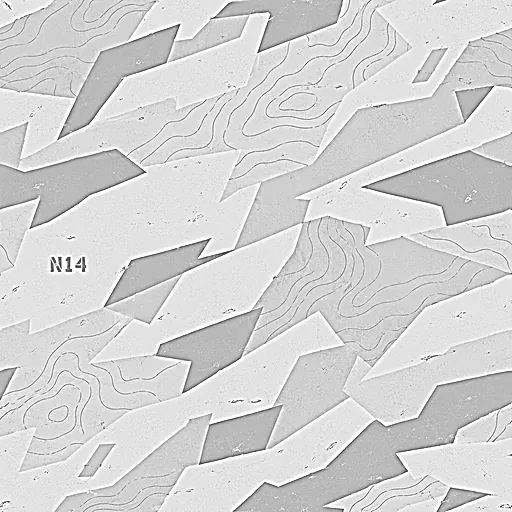
#> input picture src/modules/bomb-finishes/arctic/roughness.webp, 512 x 512 px, given in place of rusty_metal_sheet.jpg, which was not available; the run also reads 1 picture not shown here
$ python make-ui-panels.py ../src/modules/bomb-finishes/arctic ../src/modules/bomb-finishes/arctic/wrap.webp
#> lines starting #> are read from the running program, lines starting #| are printed output that depends on the picture; after the words box and inside, x2 and y2 are one past the last pixel; in counts of white or black regions, pixels touching at a corner belong together
import sys, numpy as np
from PIL import Image, ImageDraw, ImageFilter
DL, OUT = sys.argv[1], sys.argv[2]
rng = np.random.default_rng(7)
SS = 2  # supersample

def tex(name, w, h, ox=0, oy=0, scale=1.0):
#> called with name = 'rusty_metal_sheet', w = 768, h = 320, ox = 180, oy = 420, scale = 1.3
    im = Image.open(f"{DL}/{name}.jpg").convert("RGB")
#> im is the input picture: PIL image 512x512 RGB; mean R, G, B 212.4, 212.4, 212.4
    s = int(1024*scale); im = im.resize((s, s), Image.LANCZOS)
    tile = Image.new("RGB", (w+s, h+s))
#> tile: PIL image 2099x1651 RGB; every value is 0
    for x in range(0, w+s, s):
        for y in range(0, h+s, s): tile.paste(im, (x, y))
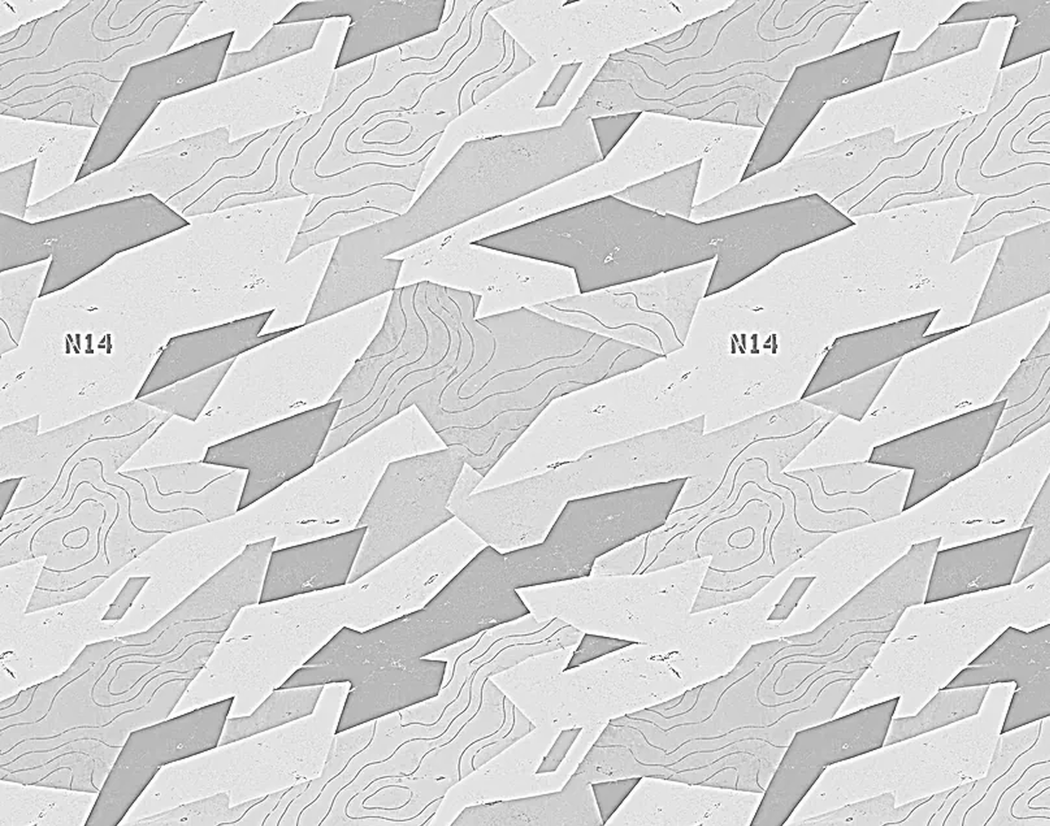
#> tile: PIL image 2099x1651 RGB (shown at 1/2 size); mean R, G, B 212.5, 212.5, 212.5
    return np.asarray(tile.crop((ox, oy, ox+w, oy+h))).astype(np.float32)/255
#> in card, `rust = np.clip((base[..., 0:1]-base[..., 2:3])*3.2, 0, 1)`: rust: shape (320, 768, 1) float32; every value is 0

def poly_mask(w, h, pts, blur=0):
#> called with w = 768, h = 320, blur = 0
    m = Image.new("L", (w, h), 0); ImageDraw.Draw(m).polygon(pts, fill=255)
#> after `m = Image.new('L', (w, h), 0)`: m: PIL image 768x320 L; every value is 0
#> after `ImageDraw.Draw(m).polygon(pts, fill=255)`:
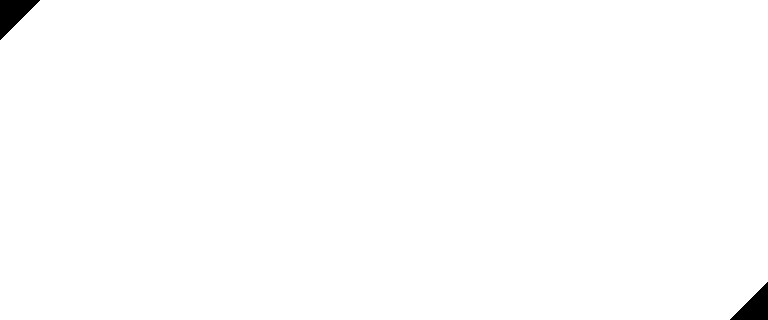
#> m: PIL image 768x320 L; 99.4% white; 2 black regions, box (x1, y1, x2, y2) and area: (0, 0, 40, 40) 820, (730, 282, 768, 320) 741
    if blur: m = m.filter(ImageFilter.GaussianBlur(blur))
    return np.asarray(m).astype(np.float32)/255
#> in poly_mask (call 2), `ImageDraw.Draw(m).polygon(pts, fill=255)`: m: PIL image 768x320 L; 84.7% white; 1 black region, box (x1, y1, x2, y2) and area: (0, 0, 768, 320) 37667
#> in card, `rgb *= (.55+.45*np.clip(wellsoft*1.6-.1, 0, 1)*well+.45*(1-well))[...,..`: rgb: shape (320, 768, 3) float64; mean of channels 0, 1, 2 0.202, 0.256, 0.229

def chamfer(w, h, c, inset=0):
    i = inset
    return [(i+c, i), (w-i, i), (w-i, h-i-c), (w-i-c, h-i), (i, h-i), (i, i+c)]

def bevel(mask, radius, strength):
    """Fake lighting from the top-left using the blurred mask as a height field."""
#> called with radius = 4.4, strength = 2.6
    hgt = np.asarray(Image.fromarray((mask*255).astype(np.uint8)).filter(ImageFilter.GaussianBlur(radius))).astype(np.float32)/255
    gy, gx = np.gradient(hgt)
    return np.clip((-(gx+gy))*strength*radius, -.16, .13)
#> in card, `rgb += (bevel(outer, 2.2*SS, 2.6)-bevel(well, 1.6*SS, 2.0))[..., None]`: rgb: shape (320, 768, 3) float64; mean of channels 0, 1, 2 0.203, 0.257, 0.23

def rivet(img, cx, cy, r):
    h, w, _ = img.shape
    y, x = np.mgrid[0:h, 0:w]
    d = np.hypot(x-cx, y-cy)/r
    inside = np.clip(1-d, 0, 1)
    shade = np.clip(1.25-d, 0, 1)*np.clip(d-.85, 0, 1)*4      # dark seat ring
    img *= (1-0.75*np.clip(shade, 0, 1))[..., None]
    lit = (-(x-cx)-(y-cy))/(r*1.6)
    dome = np.where(d < 1, .30+.34*lit*np.sqrt(np.clip(1-d*d, 0, 1))+.12*np.sqrt(np.clip(1-d*d, 0, 1)), 0)
    a = np.clip((1-d)*r*.9, 0, 1)[..., None]
    img[:] = img*(1-a)+np.stack([dome*.95, dome, dome*.97], -1)*a
    # slot
    slot = (np.abs((x-cx)-(y-cy)) < r*.16) & (d < .72)
    img[slot] *= .35

def finish(rgb, alpha, path, size):
    out = np.dstack([np.clip(rgb, 0, 1), alpha])
    im = Image.fromarray((out*255).astype(np.uint8), "RGBA").resize(size, Image.LANCZOS)
    im.save(path, quality=86, method=6)
    return im

def wear(w, h, mask, depth):
    """Chipped-paint mask hugging the outline."""
#> called with w = 768, h = 320, depth = 10
    edge = np.asarray(Image.fromarray((mask*255).astype(np.uint8)).filter(ImageFilter.GaussianBlur(depth))).astype(np.float32)/255
    near = np.clip((1-edge)*2.2, 0, 1)*mask
    n = rng.random((h//3+1, w//3+1)).astype(np.float32)
    n = np.asarray(Image.fromarray((n*255).astype(np.uint8)).resize((w, h), Image.BICUBIC).filter(ImageFilter.GaussianBlur(1.2))).astype(np.float32)/255
    return np.clip((near*1.5+n*.9-1.15)*5, 0, 1)

def scratches(w, h, count):
#> called with w = 768, h = 320, count = 26
    m = Image.new("L", (w, h), 0); d = ImageDraw.Draw(m)
    for _ in range(count):
        x, y = rng.integers(0, w), rng.integers(0, h); L = rng.integers(20, 120); a = rng.normal(.25, .5)
        d.line([(x, y), (x+L*np.cos(a), y+L*np.sin(a))], fill=int(rng.integers(40, 130)), width=1)
    return np.asarray(m.filter(ImageFilter.GaussianBlur(.6))).astype(np.float32)/255

def card(path, accent, fade=True):
    W, H, C = 384*SS, 160*SS, 20*SS
    base = tex("rusty_metal_sheet", W, H, 180, 420, 1.3)
    lum = base.mean(-1, keepdims=True)
    rust = np.clip((base[..., 0:1]-base[..., 2:3])*3.2, 0, 1)             # orange patches
    paint = np.array([.15, .19, .17])*(0.55+1.5*lum)                   # dark olive paint
    rgb = paint*(1-rust*.7)+np.array([.36, .19, .08])*lum*1.5*rust*.7
    outer = poly_mask(W, H, chamfer(W, H, C))
    # recessed inner well
    well = poly_mask(W, H, chamfer(W, H, C-6*SS, 9*SS))
    wellsoft = poly_mask(W, H, chamfer(W, H, C-6*SS, 9*SS), blur=5*SS)
    rgb *= (1-.30*well)[..., None]
    rgb *= (.55+.45*np.clip(wellsoft*1.6-.1, 0, 1)*well+.45*(1-well))[..., None]   # inner shadow
    rgb += (bevel(outer, 2.2*SS, 2.6)-bevel(well, 1.6*SS, 2.0))[..., None]
    # horizontal sheen, darker toward the right so text stays readable and the card fades
    x = np.linspace(0, 1, W)[None, :, None]; y = np.linspace(0, 1, H)[:, None, None]
    rgb *= (1.12-(.35 if fade else .08)*x)*(1.08-.22*y)
    chips = wear(W, H, outer, 5*SS)[..., None]
    rgb = rgb*(1-chips*.8)+np.array([.50, .52, .50])*(.5+lum)*chips*.8
    rgb += scratches(W, H, 26)[..., None]*.22*outer[..., None]
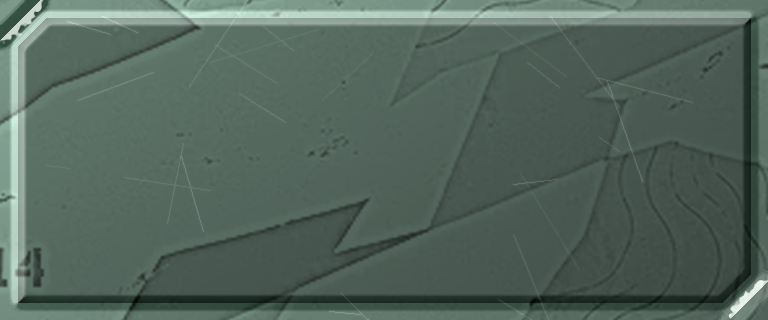
#> rgb: shape (320, 768, 3) float64; mean of channels 0, 1, 2 0.189, 0.239, 0.214; drawn with min black and max white
    # accent bar on the left edge with hazard chevrons
    yy, xx = np.mgrid[0:H, 0:W]
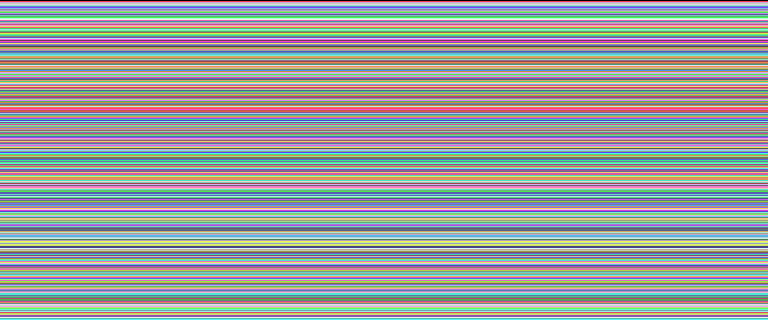
#> yy: shape (320, 768) int64; 320 distinct labels, from 0 to 319; one colour per label, 0 black
    bar = ((xx > 3*SS) & (xx < 9*SS) & (yy > C+2*SS) & (yy < H-6*SS)).astype(np.float32)
#> bar: shape (320, 768) float32; values 0 (black) and 1 (white), 1.2% white; 1 white region, box (x1, y1, x2, y2) and area: (7, 45, 18, 308) 2893
    stripe = (((xx+yy)//(7*SS)) % 2).astype(np.float32)
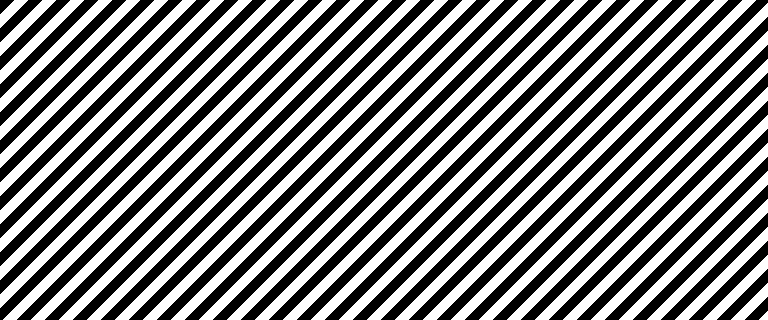
#> stripe: shape (320, 768) float32; values 0 (black) and 1 (white), 50% white; 39 white regions, largest, box (x1, y1, x2, y2) and area: (3, 0, 336, 320) 4480, (31, 0, 364, 320) 4480, (59, 0, 392, 320) 4480
    col = np.array(accent)
#> col = [0.52, 0.58, 0.56]
    barrgb = col*(.55+.45*stripe)[..., None]*(.7+.8*lum)
    b = (bar*(1-chips[..., 0]*.7))[..., None]
    rgb = rgb*(1-b)+barrgb*b
    for cx, cy in [(W-13*SS, 13*SS), (W-C-9*SS, H-9*SS-0), (16*SS, H-11*SS)]:
        rivet(rgb, cx, cy, 4.2*SS)
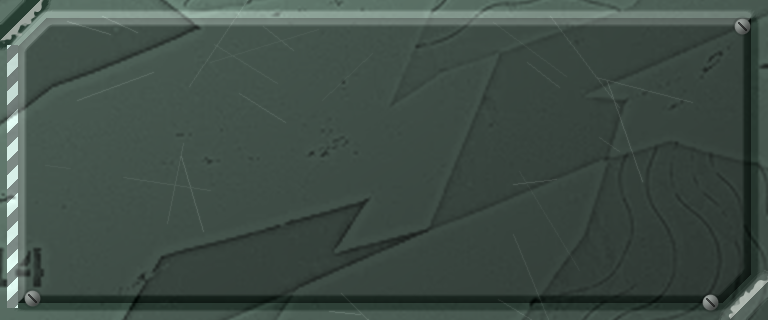
#> rgb: shape (320, 768, 3) float64; mean of channels 0, 1, 2 0.192, 0.241, 0.216; drawn with min black and max white
    alpha = outer*(.97-.5*np.clip((x[..., 0]-.72)/.28, 0, 1)**1.5)        # fades out to the right
    if not fade: alpha = outer
    return finish(rgb, alpha, path, (384, 160))
#> call 2 of wear, with w = 768, h = 320, depth = 10
#> in wear (call 2), `n = rng.random((h//3+1, w//3+1)).astype(np.float32)`:
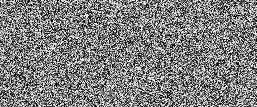
#> n: shape (107, 257) float32; min 2.16e-05, max 1, mean 0.5
#> the loop in scratches (call 2), `for _ in range(count):` made 26 passes
#> (x, y, L, a) on passes 1 to 12: (753, 114, 67, 0.662), (172, 39, 50, 0.512), (57, 125, 72, 0.842), (505, 138, 31, 0.0964), (742, 101, 39, -0.132), (192, 281, 75, -0.497), (524, 303, 45, 0.704), (543, 278, 89, 0.0221), (272, 133, 107, 0.541), (404, 200, 30, -0.0231), (304, 8, 83, -0.681), (572, 210, 95, 0.711)
#> the loop in card (call 2), `for cx, cy in [(W-13*SS, 13*SS), (W-C-9*SS, H-9*SS-0), (16*SS, H-11*SS..` made 3 passes
#> (cx, cy) on passes 1 to 3: (742, 26), (710, 302), (32, 298)

def radar(path):
    S = 512*SS; C = 34*SS
#> after `S = 512 * SS`: S = 1024
    base = tex("blue_metal_plate", S, S, 60, 80, 1.15)
    lum = base.mean(-1, keepdims=True)
    rustsrc = tex("rusty_metal_sheet", S, S, 300, 90, 1.2)
    rust = np.clip((rustsrc[..., 0:1]-rustsrc[..., 2:3])*2.6-.25, 0, 1)
    rgb = np.array([.17, .20, .20])*(.45+1.9*lum)
    rgb = rgb*(1-rust*.6)+np.array([.34, .18, .08])*rustsrc.mean(-1, keepdims=True)*1.6*rust*.6
    pts = [(C, 0), (S-C, 0), (S, C), (S, S-C), (S-C, S), (C, S), (0, S-C), (0, C)]
#> pts = [(68, 0), (956, 0), (1024, 68), (1024, 956), (956, 1024), (68, 1024), (0, 956), (0, 68)]
    outer = poly_mask(S, S, pts)
    B = 46*SS
    inner = poly_mask(S, S, [(B, B), (S-B, B), (S-B, S-B), (B, S-B)])
    innersoft = poly_mask(S, S, [(B, B), (S-B, B), (S-B, S-B), (B, S-B)], blur=10*SS)
    rgb += (bevel(outer, 3*SS, 2.8)-bevel(inner, 2.4*SS, 2.4))[..., None]
    # screen well: near-black glass with a faint grid and vignette
    yy, xx = np.mgrid[0:S, 0:S]
    grid = (((xx % (32*SS)) < SS) | ((yy % (32*SS)) < SS)).astype(np.float32)
    glass = np.array([.03, .05, .05])+grid[..., None]*np.array([.015, .035, .028])
    glass = glass*(.35+.65*np.clip(innersoft*1.5-.25, 0, 1))[..., None]
    i3 = inner[..., None]
    rgb = rgb*(1-i3)+glass*i3
    chips = wear(S, S, outer, 7*SS)[..., None]*(1-i3)
    rgb = rgb*(1-chips*.8)+np.array([.52, .54, .52])*(.5+lum)*chips*.8
    rgb += scratches(S, S, 60)[..., None]*.2*(1-i3)
    # hazard strip on the bottom bezel
    strip = ((yy > S-30*SS) & (yy < S-16*SS) & (xx > 150*SS) & (xx < S-150*SS)).astype(np.float32)
    stripe = (((xx+yy)//(9*SS)) % 2).astype(np.float32)
    s3 = (strip*(1-chips[..., 0]))[..., None]*.9
    rgb = rgb*(1-s3)+(np.array([.80, .60, .22])*stripe[..., None]+np.array([.06, .07, .06])*(1-stripe[..., None]))*(.6+.8*lum)*s3
    for cx, cy in [(C+2*SS, 23*SS), (S-C-2*SS, 23*SS), (23*SS, S-C-2*SS), (S-23*SS, S-C-2*SS), (23*SS, C+2*SS), (S-23*SS, C+2*SS), (C+2*SS, S-23*SS), (S-C-2*SS, S-23*SS)]:
        rivet(rgb, cx, cy, 6.5*SS)
#> this loop made 8 passes
#> (cx, cy) on passes 1 to 8: (72, 46), (952, 46), (46, 952), (978, 952), (46, 72), (978, 72), (72, 978), (952, 978)
    return finish(rgb, outer, path, (512, 512))

card(f"{OUT}/player-card.webp", (.52, .58, .56))
card(f"{OUT}/player-card-self.webp", (.91, .70, .36))
radar(f"{OUT}/radar-frame.webp")
